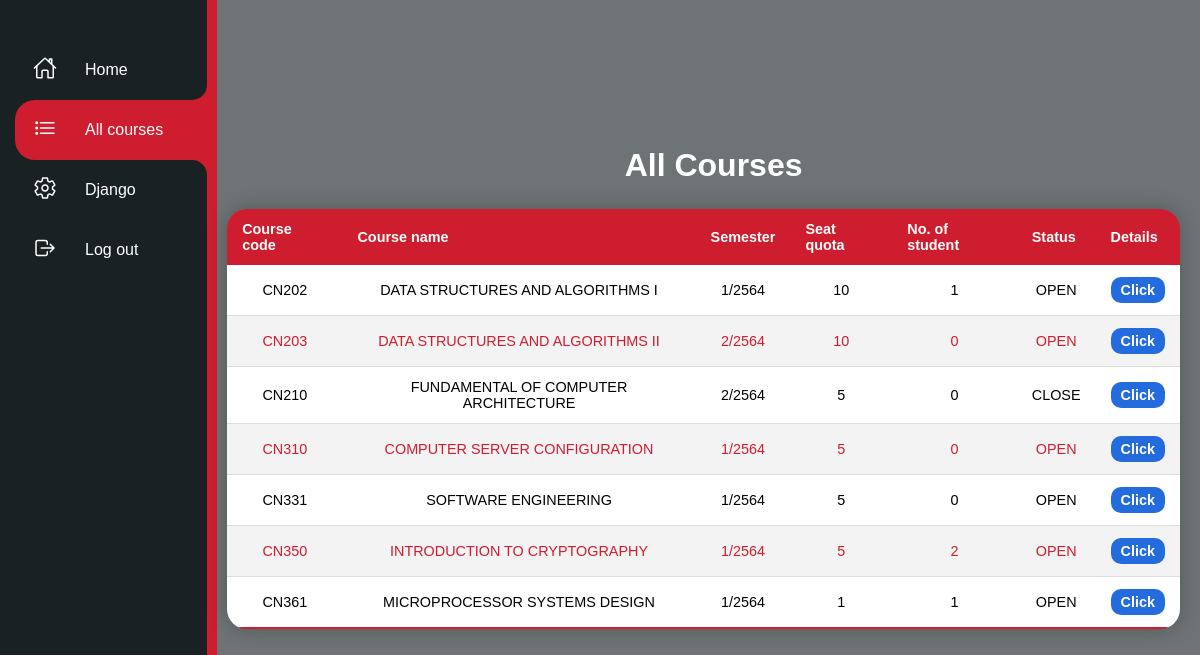
The app's page /admincourses/ (signed in), older data.
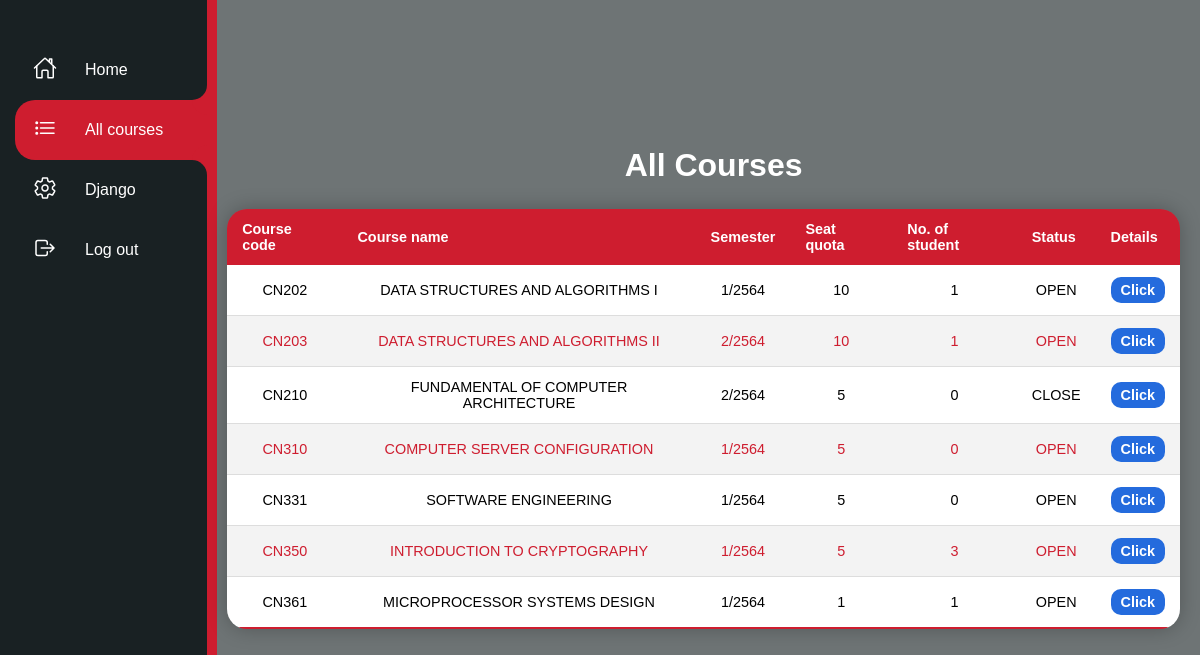
The same page, newer data.
### courses/models.py (models this page shows, shortened)
class Course(models.Model):
    c_code = models.CharField(max_length=5)
    c_name = models.CharField(max_length=150, null = True)
    semester = models.IntegerField()
    a_year = models.IntegerField()
    count_stu = models.IntegerField(default=0)
    max_stu = models.IntegerField()
    status = models.BooleanField(default=True)

### courses/decorators.py (the view)
	def wrapper_function(request, *args, **kwargs):
		group = None
		if request.user.groups.exists():
			group = request.user.groups.all()[0].name
		if group == 'student':
			return redirect('courses:index')
		if group == 'admin':
			return view_func(request, *args, **kwargs)

### courses/views.py (called while the page is built)
@login_required(login_url='courses:login')
@admin_only
def admincourses(request):
    context = {"courses": Course.objects.all()}
    return render(request, "courses/admincourses.html", context)

### courses/templates/courses/admincourses.html (shortened to what this page needs)
{% extends "courses/layout.html" %}
{% load static %}
{% block body %}
<div class="navigation">
        <ul>
            <li class="list">
                <a href="{% url 'courses:indexadmin' %}">
                    <span class="icon"><ion-icon name="home-outline"></ion-icon></span>
                    <span class="title">Home</span>
                </a>
            </li>
            <li class="list active">
                <a href="{% url 'courses:admincourses' %}">
                    <span class="icon"><ion-icon name="list-outline"></ion-icon></span>
                    <span class="title">All courses</span>
                </a>
            </li>
            <li class="list">
                <a href="{% url 'admin:index' %}">
                    <span class="icon"><ion-icon name="settings-outline"></ion-icon></span>
                    <span class="title">Django</span>
                </a>
            </li>
            <li class="list">
                <a href="{% url 'courses:logout' %}">
                    <span class="icon"><ion-icon name="log-out-outline"></ion-icon></span>
                    <span class="title">Log out</span>
                </a>
            </li>
        </ul>
    </div>
    <div class="containertable">
        <h1>All Courses</h1>
        <div class="table">
        <table class="content-table">
            <thead>
                <tr>
                    <th>Course code</th>
                    <th>Course name</th>
                    <th>Semester</th>
                    <th>Seat quota</th>
                    <th>No. of student</th>
                    <th>Status</th>
                    <th>Details</th>
                </tr>
            </thead>
            <tbody>
                {% for course in courses %}
                <tr>
                    <td>{{course.c_code}}</td>
                    <td>{{course.c_name}}</td>
                    <td>{{course.semester}}/{{course.a_year}}</td>
                    <td>{{course.max_stu}}</td>
                    <td>{{course.count_stu}}</td>
                    {% if course.status %}
                    <td>OPEN</td>
                    {% else %}
                    <td>CLOSE</td>
                    {% endif %}
                    <td><a href="{% url 'courses:acourse' course.id %}">Click</a></td>
                </tr>
               {% endfor %}
            </tbody>
        </table>
    </div>
    </div>
{% endblock %}

Row changes from the older to the newer data that the page shows:
changed Course "CN203": count_stu "0" → "1"
changed Course "CN350": count_stu "2" → "3"
